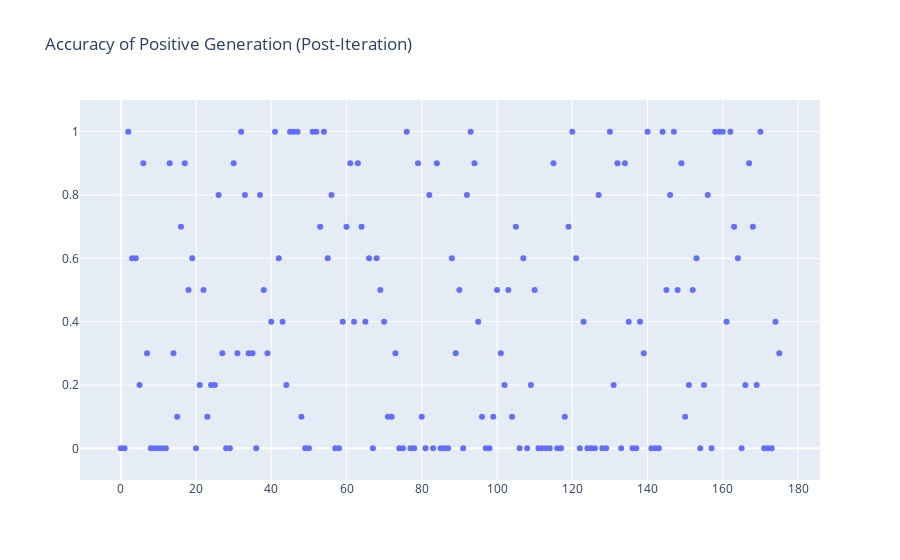

The notebook cell this image was saved under:
### Code cell
scatter(np.arange(len(accuracies_positive)), list(accuracies_positive.values()), hover_name=labels, title="Accuracy of Positive Generation (Post-Iteration)", range_y=[-0.1,1.1]) # add hover

### Figure 1 — Plotly figure (JSON) as saved in the notebook; plotly's stock layout.template omitted (floating-point values rounded to 4 significant figures; data arrays with more than 128 entries replaced by an {"elided": "..."} marker saying what was removed)
{"data": [{"hovertemplate": "<b>%{hovertext}</b><br><br>=%{y}<extra></extra>", "hovertext": {"elided": "176 str values"}, "legendgroup": "", "marker": {"color": "#636efa", "symbol": "circle"}, "mode": "markers", "name": "", "orientation": "v", "showlegend": false, "type": "scatter", "x": {"elided": "176 int values"}, "xaxis": "x", "y": {"elided": "176 float values"}, "yaxis": "y"}], "layout": {"legend": {"tracegroupgap": 0}, "title": {"text": "Accuracy of Positive Generation (Post-Iteration)"}, "xaxis": {"anchor": "y", "domain": [0, 1], "title": {"text": ""}}, "yaxis": {"anchor": "x", "domain": [0, 1], "range": [-0.1, 1.1], "title": {"text": ""}}}}
